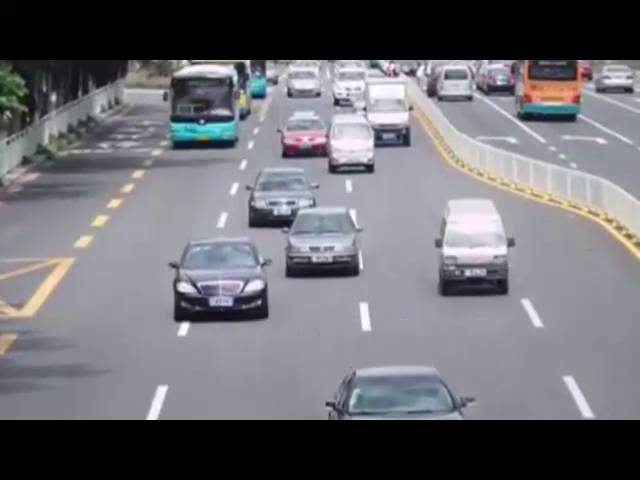
#> input picture frame 23 of footage2.mp4, 640 x 480 px
$ python main1.py
#> lines starting #> are read from the running program, lines starting #| are printed output that depends on the picture; after the words box and inside, x2 and y2 are one past the last pixel; in counts of white or black regions, pixels touching at a corner belong together
import cv2

cap = cv2.VideoCapture('footage2.mp4')

# Trained XML classifiers describes some features of some object we want to detect
car_cascade = cv2.CascadeClassifier('cars.xml')

while(cap.isOpened()):
    ret, frames = cap.read()
#> frames is the input picture: shape (480, 640, 3); mean B, G, R 114.5, 108.7, 108.8

    if ret == True:
        count = 0
        gray = cv2.cvtColor(frames, cv2.COLOR_BGR2GRAY)
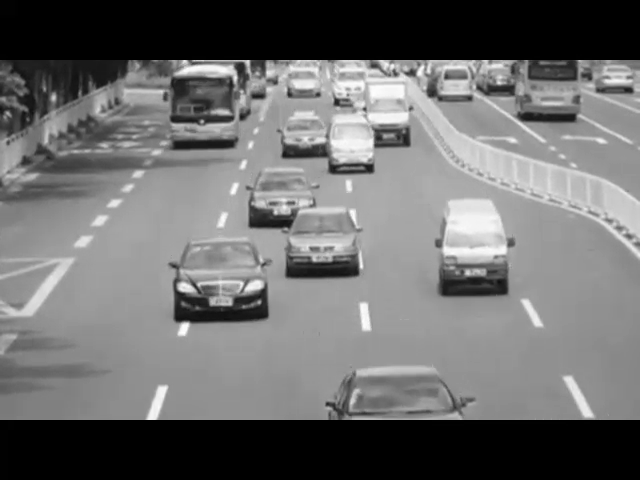
#> gray: shape (480, 640); min 0, max 255, mean 109.4

        # Detects cars of different sizes in the input image
        cars = car_cascade.detectMultiScale(gray, 1.1, 1)
#> cars = 17 rows, first 6: [379, 60, 24, 24], [142, 72, 24, 24], [280, 64, 49, 49], [432, 66, 52, 52], [175, 97, 74, 74], [586, 60, 47, 47]

        for (x,y,w,h) in cars:
            if w*h > 2500:

                cv2.rectangle(frames,(x,y),(x+w,y+h),(0,0,255),2)
                cv2.circle(frames, (x+w//2, y+h//2), 1, (0,255,255), 2)
                count = count + 1
#> this loop made 17 passes
#> (x, y, w, h) on passes 1 to 12: (379, 60, 24, 24), (142, 72, 24, 24), (280, 64, 49, 49), (432, 66, 52, 52), (175, 97, 74, 74), (586, 60, 47, 47), (357, 101, 64, 64), (92, 123, 65, 65), (462, 41, 70, 70), (157, 106, 65, 65), (268, 106, 74, 74), (271, 202, 106, 106)
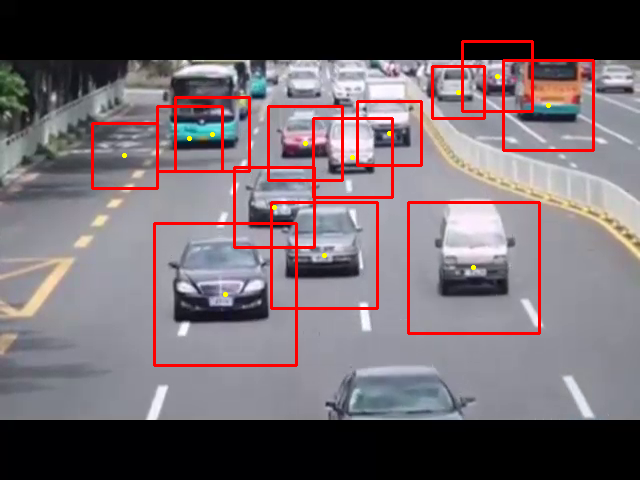
#> frames: shape (480, 640, 3); 4.16% of pixels changed, all inside (x1, y1, x2, y2) = (91, 40, 595, 367)
#> after the loop, count = 13

        if count < 5:
            print("Less...")
        elif count > 5 and count < 20:
            print("Moderate...")
        else:
            print("Heavy...")

        cv2.imshow('video', frames)

        if cv2.waitKey(15) == 27:
#> (key Esc is pressed here)
            break

    else:
        break

cap.release()
cv2.destroyAllWindows()

$ run again, starting later in the video
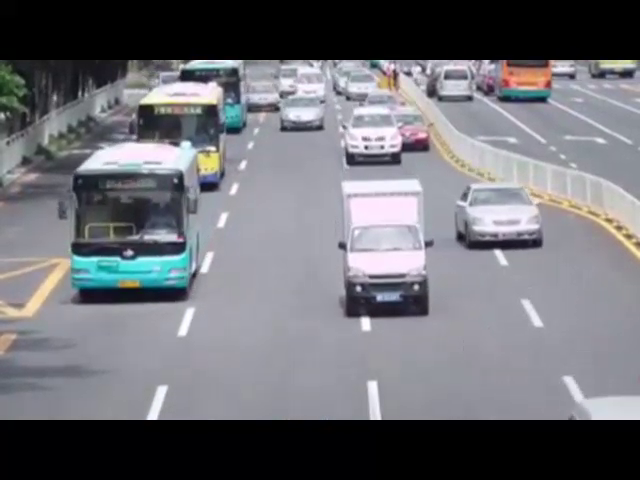
#> input picture frame 104 of footage2.mp4, 640 x 480 px
#> frames is the input picture: shape (480, 640, 3); mean B, G, R 117.1, 111.3, 110.7
#> `gray = cv2.cvtColor(frames, cv2.COLOR_BGR2GRAY)`:
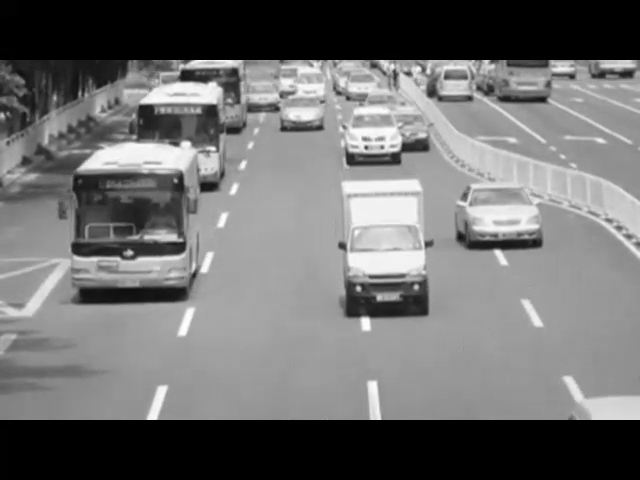
#> gray: shape (480, 640); min 0, max 255, mean 111.8
#> cars = 13 rows, first 6: [192, 167, 34, 34], [501, 64, 56, 56], [434, 69, 48, 48], [168, 44, 55, 55], [271, 89, 62, 62], [236, 72, 57, 57]
#> the loop `for (x,y,w,h) in cars:` made 13 passes
#> after the loop `for (x,y,w,h) in cars:`:
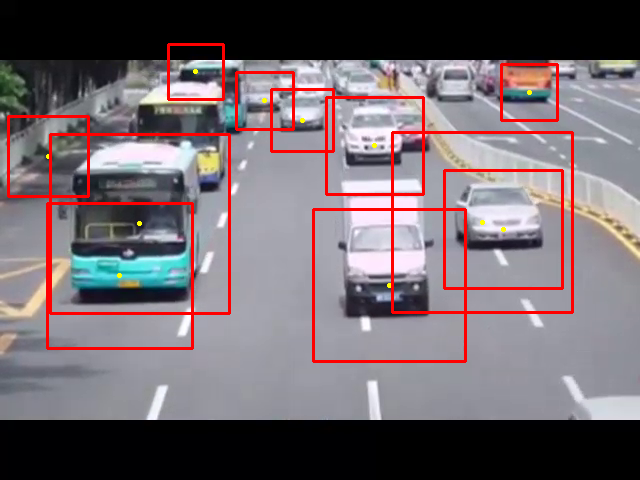
#> frames: shape (480, 640, 3); 4.63% of pixels changed, all inside (x1, y1, x2, y2) = (7, 43, 574, 363)
#> after the loop `for (x,y,w,h) in cars:`: count = 11

$ run again, starting later in the video
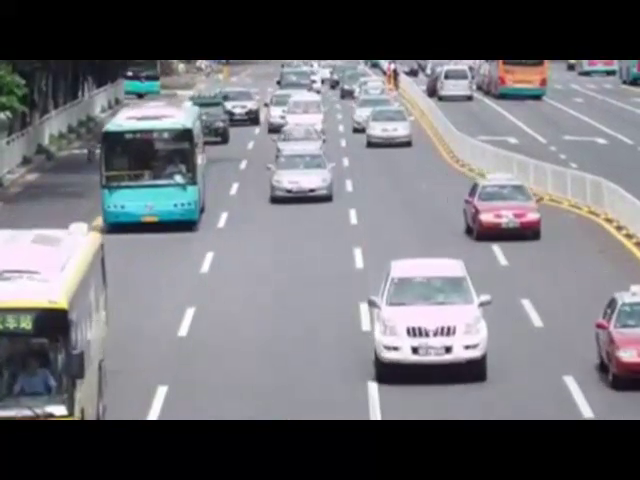
#> input picture frame 186 of footage2.mp4, 640 x 480 px
#> frames is the input picture: shape (480, 640, 3); mean B, G, R 117.9, 112.6, 112.5
#> `gray = cv2.cvtColor(frames, cv2.COLOR_BGR2GRAY)`:
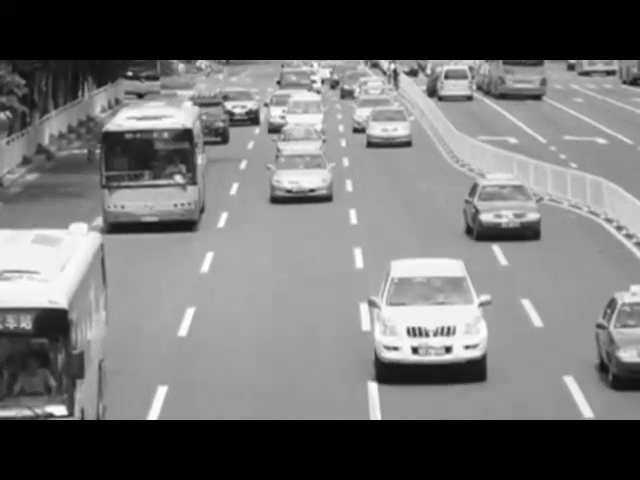
#> gray: shape (480, 640); min 0, max 255, mean 113.2
#> cars = 15 rows, first 6: [559, 55, 22, 22], [571, 59, 24, 24], [610, 311, 24, 24], [432, 67, 51, 51], [36, 358, 49, 49], [496, 59, 59, 59]
#> the loop `for (x,y,w,h) in cars:` made 15 passes
#> after the loop `for (x,y,w,h) in cars:`:
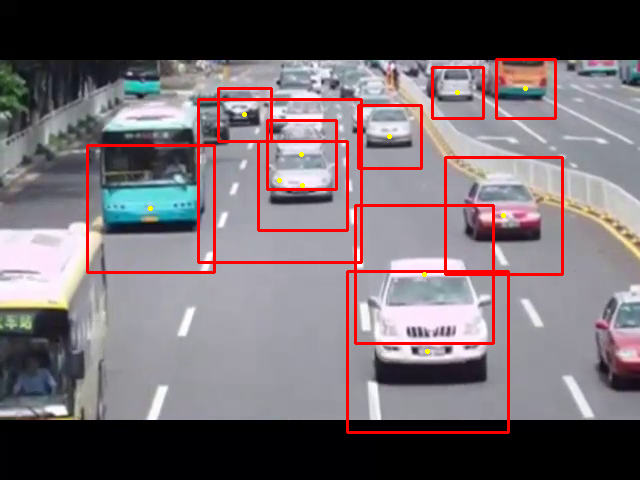
#> frames: shape (480, 640, 3); 4.25% of pixels changed, all inside (x1, y1, x2, y2) = (86, 58, 564, 434)
#> after the loop `for (x,y,w,h) in cars:`: count = 11
